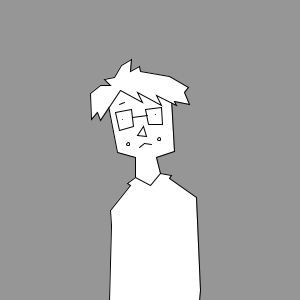
Frame 1 (no input)
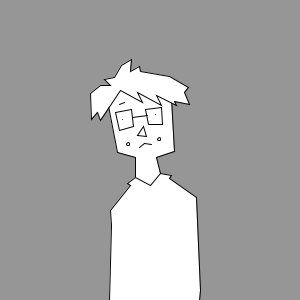
Frame 60 (the mouse pressed at the canvas centre just before this capture)
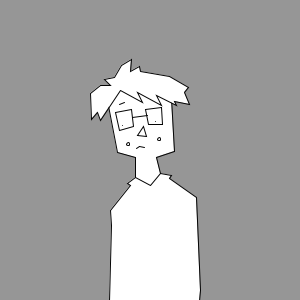
Frame 120 (the mouse held since frame 60 and released just before this capture)

The Processing sketch that drew these frames (run headless with seeded random() and noise(); from frame 60 on, the mouse is pressed at the canvas centre):

// Processing sketch: processing_26948
// ── processing_26948.pde

//set top of nose
Paden paden;
int x = 145;
int y = 125;
float r =(random(0-255));

void setup() {
  //size of world
  size(300,300);
  //aliasing?
  paden = new Paden();
}

void draw() {
  //draw the background
  background(150);
  
  paden.begin ();
  
}

   class Paden {
   
   
    Paden () {
  
    }
   void begin() {
    //draw paden shirt
  beginShape();
  vertex(x-10,y+52);
  vertex(x-18,y+58);
  vertex(x-15,y+60);
  vertex(x-35,y+85);
  vertex(x-34,y+100);
  vertex(x-36,301);
  vertex(x+54,301);
  vertex(x+55,y+165);
  vertex(x+51,y+72);
  vertex(x+24,y+53);
  vertex(x+26,y+50);
  vertex(x+15,y+48);
  endShape();
 
  
  //draw paden head
  //lines? colour?
  beginShape();
   vertex(x+5,y+60);
   vertex(x-10,y+52);
   vertex(x-10,y+32);
   vertex(x-28,y+27);
   vertex(x-40,y-35);
   vertex(x+25,y-45);
   vertex(x+29,y+26);
   vertex(x+11,y+32);
   vertex(x+15,y+48);
   vertex(x+5,y+60);
   endShape();
   
  //draw paden hair
  beginShape();
   vertex(x-25,y-35);
   vertex(x-45,y-5);
   vertex(x-48,y-13);
   vertex(x-54,y-6);
   vertex(x-55,y-32);
   vertex(x-45,y-40);
   vertex(x-35,y-40);
   vertex(x-41,y-46);
   vertex(x-31,y-48);
   vertex(x-24,y-60);
   vertex(x-14,y-66);
   vertex(x-15,y-54);
   vertex(x-6,y-59);
   vertex(x-5,y-54);
   vertex(x+24,y-49);
   vertex(x+43,y-38);
   vertex(x+39,y-33);
   vertex(x+44,y-21);
   vertex(x+29,y-24);
   vertex(x+31,y-20);
   vertex(x+11,y-30);
   vertex(x+16,y-20);
   vertex(x-8,y-33);
   vertex(x-3,y-23);
   vertex(x-25,y-35);
   endShape();
   
  //draw paden eyeframes
   beginShape();
   vertex(x-12,y+1);
   vertex(x-26,y+5);
   vertex(x-30,y-13);
   vertex(x-14,y-16);
   vertex(x-12,y+1);
   endShape();
   
     beginShape();
     vertex(x+3,y-1);
     vertex(x,y-16);
     vertex(x+16,y-18);
     vertex(x+17,y-1);
     vertex(x+3,y-1);
     endShape();
      line(x-13,y-8,x+2,y-10);
   
  //draw paden brow
  line(x-26,y-21,x-21,y-23);
  
  //draw paden nose
  triangle(x-2,y+1,x+1,y+11,x-8,y+10);
  
  //draw paden cheeks
  ellipse(x+14,y+14,3,3);
  ellipse(x-17,y+19,3,3);
  
  //draw paden mouth
  if(mousePressed) {
   line(x-9,y+23,x-6,y+21);
   line(x-6,y+21,x-1,y+22);
  }
  
  else {
   line(x-6,y+22,x-1,y+18.5);
   line(x-1,y+18.5,x+6,y+19);
  }
  

  //conditional if mouse in one of three areas on screen eyes move variously
  stroke(3);
  if (mousePressed) {
  point(x-23,y);
 point(x+10,y-4);
} else if (mouseX < 2*(width/3)) {
  point(x-23,y-6);
 point(x+10,y-11);
} else if (mouseX < width/3) {
 point(x-26,y-7);
 point(x+5,y-11);
} else {
 point(x-16,y-7);
 point(x+14,y-12);
}
  //draw paden eyedots
}
}
